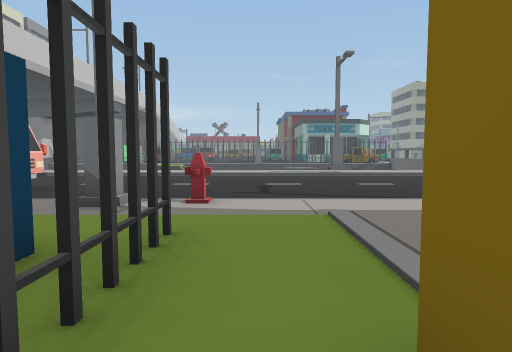
view 1 (above)

24 first-person views from a walk through a Unity game level. The camera is 1.5 m above the floor, tilts 4° down and sees 75° across. The floor is counted in squares, 2 m on a side. Each view is taken from the middle of a square. On the plan, view 1 faces up. The plan holds only what a view shows up to about 11 squares ahead; the rest is blank. The place goes on beyond the plan. The player is left out.

view 2
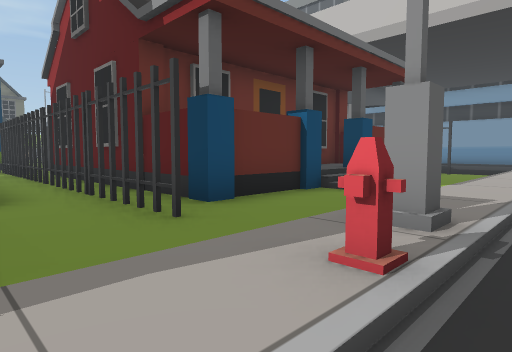

view 3
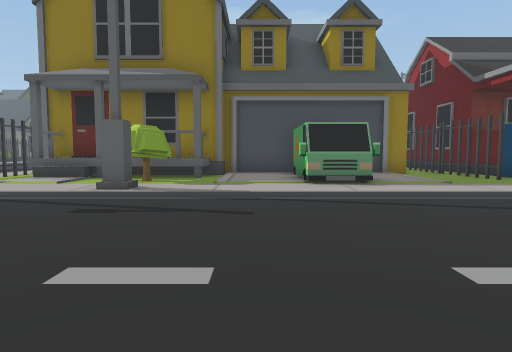

view 4
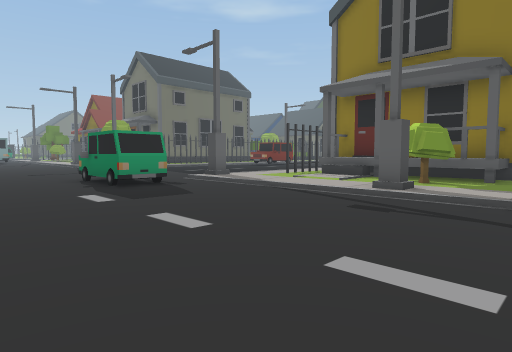

view 5
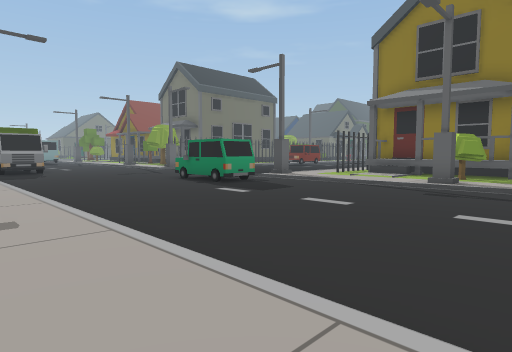

view 6
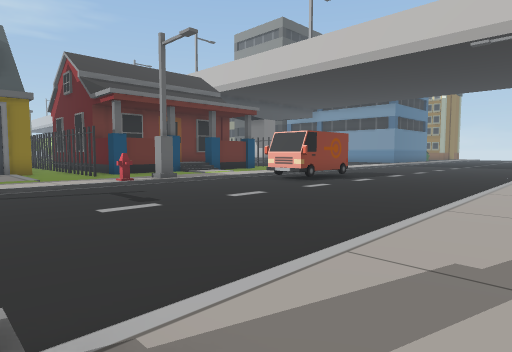

view 7
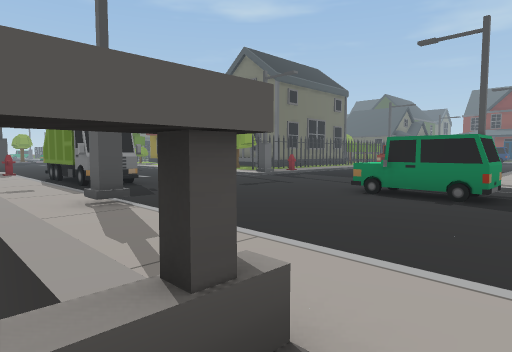

view 8
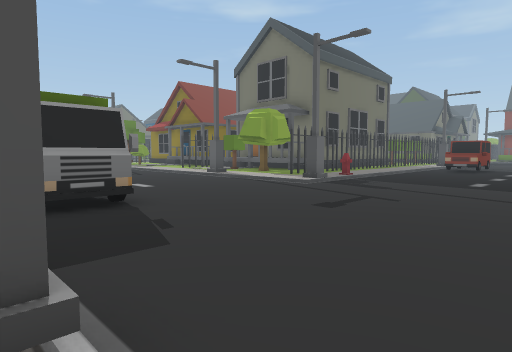

view 9
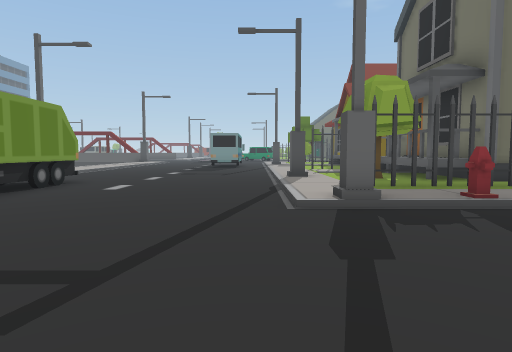

view 10
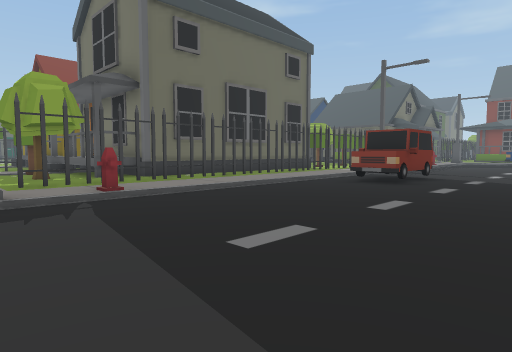

view 11
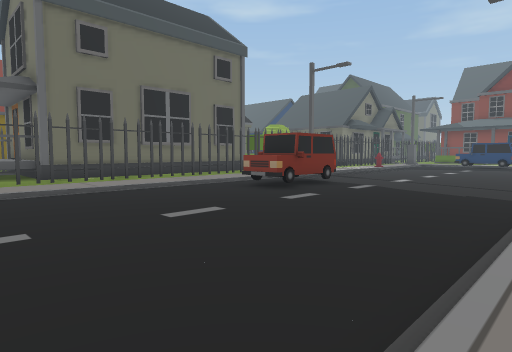

view 12
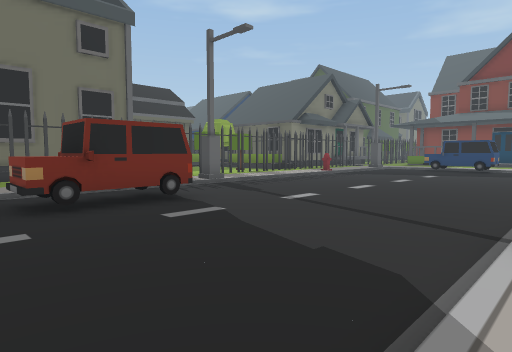

view 13
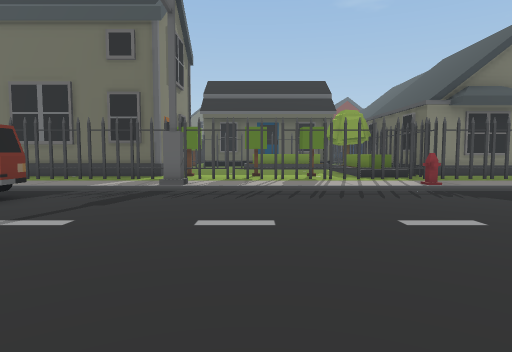

view 14
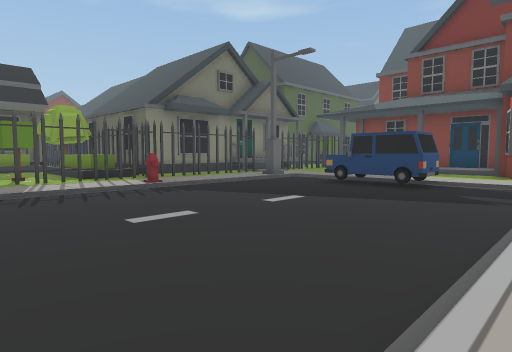

view 15
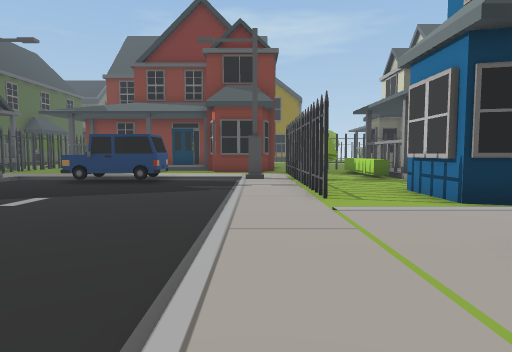

view 16
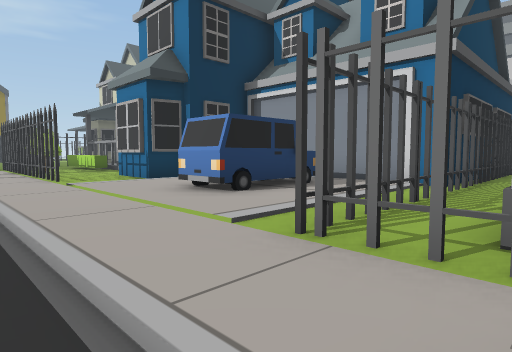

view 17
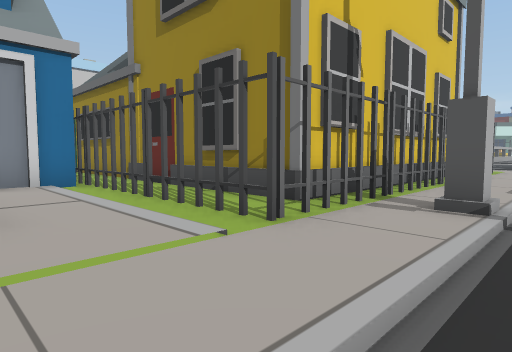

view 18
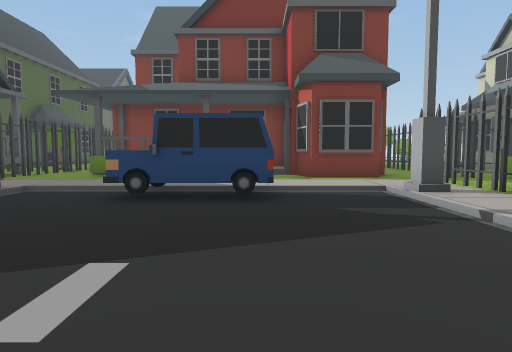

view 19
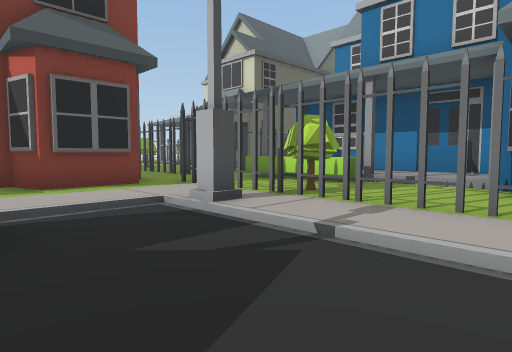

view 20
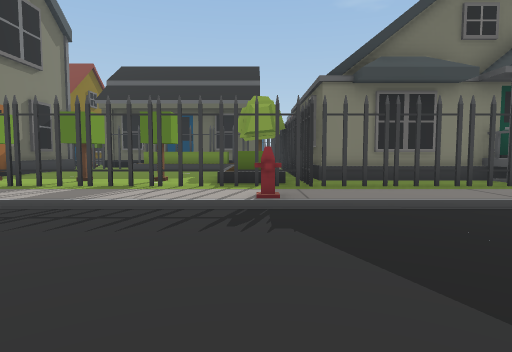

view 21
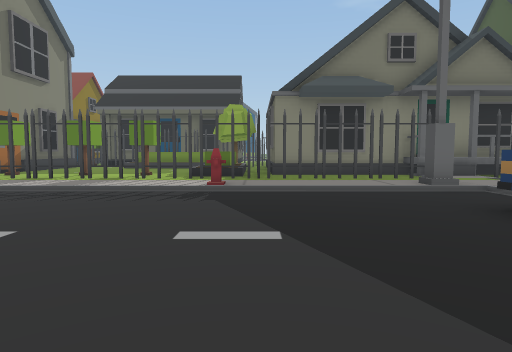

view 22
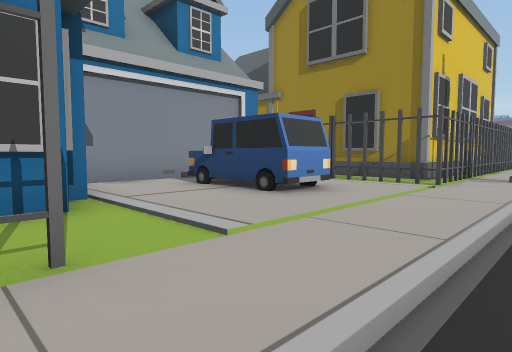

view 23
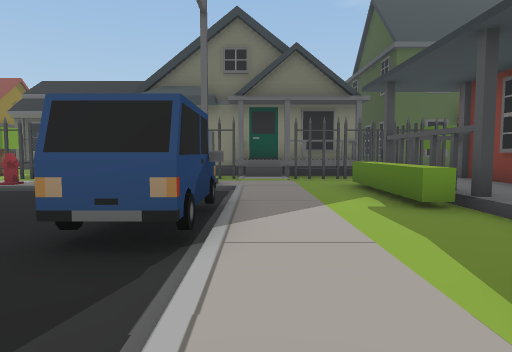

view 24
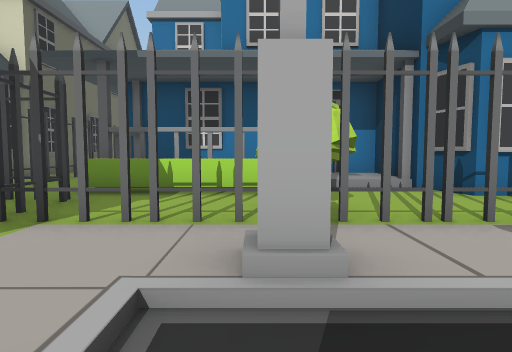

### Floor plan
Key: @ floor where view 1 was taken; # wall or solid block; x gap in a wall; . main floor; : floor 0.25 m higher than the main floor; + floor 0.5 m higher than the main floor; * floor 1 m higher than the main floor; % floor 1.25 m higher than the main floor; / step, stairs or slope; = window, fence, low wall or low ledge; ^ raised ledge; v drop or lower ground; A van; H hydrant; T tree; C car; R truck; I thing the floor can be seen under or through; O other object.
Columns run from 8 left of view 1 to 27 right of it. Each row starts with its distance up from view 1.
 15                    +#
 14        ::::: ::::: /#:::::::::
 13  ::::::::::# ::::::/:::::#:::::::
 12 ............ ................R### ..
 11 .............................R###...
 10 ....................................
  9  ...................................
  8   AA................CCCC............
  7    A................CCCC............
  6     ................... ............
  5 ::::::+H::::::::#::::#......./:::#::
  4 :::::::::::AA:::T:::::.......II:::::
  3     :::#::: A::TT#::#:.......HI::T:T
  2   #*####::: A::###%^::.......:I:x=^#
  1 #*    ##:#  #########:.......:I:^###
  0 ##    ##@          # :.......:I:#
 -1       ##:          # :.......:I:#
 -2        #:          ##:.......:I:#
 -3        #:          ##:.....C.:I:#
 -4       ##:          ##:....CC.:I:#
 -5       ##           ##:....CC.:I:#
 -6        #  ############.......:I:#
 -7        #    ::::::::#:.......:I:####
 -8           #######x##::.......#I:T:::
 -9                #::::::.......:I:::::
-10                #CCCC::.......:I:T:::
-11                #CCCC::.......:I:::::
-12                #::::::.......:I:T:::
-13                #::::::.......:I////
-14                  ##:::.......H//OOO
-15                  ##:#:.......::#####
-16                ###::I:.......::v##
-17                #+/::I:.......::v#
-18                #+/:TI:..CCC..::v#
-19                #+O:TII..CCC..#:##
-20                # O::x::::::::::^#
-21                # O::#::::::::::##
-22                # OO####:::OOO::^#
-23                   ### ##//####:^#

Where each view was taken, in squares from view 1:
view 1: 0 up, 0 right, facing up
view 2: 6 up, 1 right, facing down-left
view 3: 11 up, 5 right, facing down
view 4: 11 up, 5 right, facing down-right
view 5: 14 up, 5 right, facing down-right
view 6: 14 up, 3 right, facing down-left
view 7: 15 up, 11 right, facing down-right
view 8: 13 up, 15 right, facing down-right
view 9: 6 up, 16 right, facing right
view 10: 5 up, 15 right, facing down-right
view 11: 3 up, 13 right, facing down-right
view 12: 2 down, 13 right, facing down-right
view 13: 10 down, 13 right, facing right
view 14: 10 down, 13 right, facing down-right
view 15: 9 down, 13 right, facing down
view 16: 6 down, 14 right, facing down-left
view 17: 10 down, 14 right, facing up-left
view 18: 13 down, 16 right, facing down
view 19: 15 down, 16 right, facing down-left
view 20: 14 down, 16 right, facing right
view 21: 15 down, 14 right, facing right
view 22: 15 down, 14 right, facing up-left
view 23: 20 down, 13 right, facing right
view 24: 19 down, 15 right, facing left
